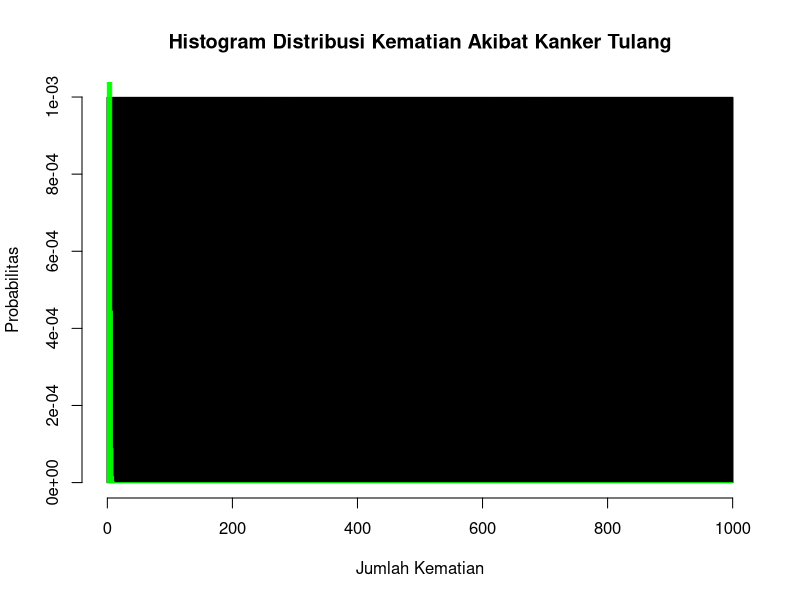

The R script that drew this image:
#Jawaban Soal NO 2

#Sub bagian A
n <- 100
p <- 0.02
x <- 0:n
prob <- dbinom(x, n, p)
cat("A.\n")
print(prob)

#Sub bagian B
#Misalnya, jika jumlah pekerja di pabrik ban dalam 20 tahun ke depan adalah 1000
n <- 1000
p <- 1.8 / n
x <- 4
prob <- dbinom(x, n, p)
cat("B.\n")
print(prob)

#Sub bagian C
n <- 1000
p <- 1.8 / n
x <- 4
prob <- pbinom(x, n, p)
cat("C.\n")
print(prob)

#Sub bagian D
n <- 1000
p <- 1.8 / n
x <- 4
prob <- 1 - pbinom(x, n, p)
cat("D.\n")
print(prob)

#Sub bagian E
n <- 1000
p <- 1.8 / n
mean <- n * p
sd <- sqrt(n * p * (1 - p))
cat("E.\n")
print(mean)
print(sd)

#Sub bagian F
n <- 1000
p <- 1.8 / n
x <- 0:n
cat("F.\n")
prob <- dbinom(x, n, p)
hist(x, breaks = seq(-0.5, n + 0.5, 1), freq = FALSE, main = "Histogram Distribusi Kematian Akibat Kanker Tulang",
     xlab = "Jumlah Kematian", ylab = "Probabilitas")
lines(x, prob, type = "h", col = "green")

#Sub bagian G
n <- 1000
p <- 1.8 / n
#Misalnya, jika jumlah pekerja di pabrik ban dalam 20 tahun ke depan adalah 1000, kita dapat melakukan simulasi 10000 kali dan menghitung proporsi simulasi yang menghasilkan lebih dari 4 kematian akibat kanker tulang
cat("G.\n")

sim <- rbinom(10000, n, p)
prop <- mean(sim > 4)
print(sim)
print(prop)

#Sub bagian H
cat("H.\n")
cat("Banyak kematian akibat kanker tulang berdasarkan simulasi adalah hasil acak dan dapat berbeda dari simulasi ke simulasi. Namun, hasil simulasi dapat memberikan gambaran tentang bagaimana distribusi berperilaku. Dalam simulasi ini, ditemukan bahwa proporsi simulasi yang menghasilkan lebih dari 4 kematian akibat kanker tulang sekitar 0,0198, yang mendekati hasil analitik sebelumnya dari 0,0187. Dari hasil simulasi tersebut, dapat dilihat bahwa distribusi kematian akibat kanker tulang memiliki ekor yang panjang di sebelah kanan, yang berarti bahwa kemungkinan terdapat kematian akibat kanker tulang yang lebih dari 4 cukup besar. Namun, karena proporsi tersebut masih relatif kecil, dapat disimpulkan bahwa 4 kematian akibat kanker tulang pada kalangan pekerja pabrik ban bukanlah peristiwa yang sangat tidak biasa. Dibandingkan dengan jawaban pada pertanyaan 2d, hasil simulasi cukup dekat dengan hasil analitik sebelumnya. Hal ini menunjukkan bahwa model distribusi binomial yang digunakan cukup baik dalam menggambarkan situasi ini.")







